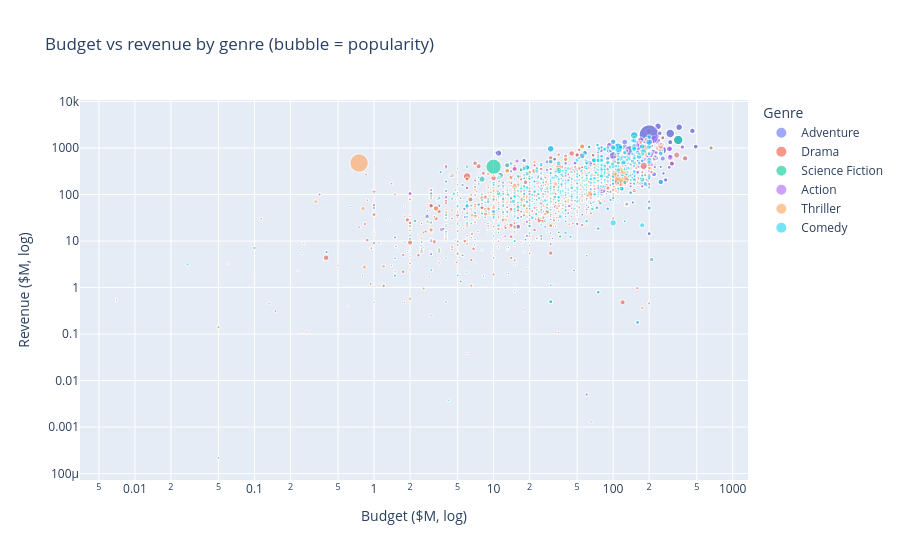

Notebook source saved alongside this figure:
### Markdown cell above
## C2. Budget vs revenue by genre, sized by popularity (interactive)

### Code cell
top_genres = movie_genre["genre_name"].value_counts().head(6).index
plot_df = movie_genre[movie_genre.genre_name.isin(top_genres)].dropna(subset=["budget_m", "revenue_m"])
fig = px.scatter(plot_df, x="budget_m", y="revenue_m", color="genre_name", size="popularity",
                 hover_name="title", log_x=True, log_y=True, opacity=.6,
                 labels={"budget_m": "Budget ($M, log)", "revenue_m": "Revenue ($M, log)", "genre_name": "Genre"},
                 title="Budget vs revenue by genre (bubble = popularity)")
fig.show()

### Figure 1 — Plotly figure (JSON) as saved in the notebook; plotly's stock layout.template omitted (floating-point values rounded to 4 significant figures; data arrays with more than 128 entries replaced by an {"elided": "..."} marker saying what was removed)
{"data": [{"hovertemplate": "<b>%{hovertext}</b><br><br>Genre=Adventure<br>Budget ($M, log)=%{x}<br>Revenue ($M, log)=%{y}<br>popularity=%{marker.size}<extra></extra>", "hovertext": {"elided": "655 str values"}, "legendgroup": "Adventure", "marker": {"color": "#636efa", "opacity": 0.6, "size": {"elided": "655 float values"}, "sizemode": "area", "sizeref": 1.096, "symbol": "circle"}, "mode": "markers", "name": "Adventure", "showlegend": true, "type": "scattergl", "x": {"elided": "655 float values"}, "xaxis": "x", "y": {"elided": "655 float values"}, "yaxis": "y"}, {"hovertemplate": "<b>%{hovertext}</b><br><br>Genre=Drama<br>Budget ($M, log)=%{x}<br>Revenue ($M, log)=%{y}<br>popularity=%{marker.size}<extra></extra>", "hovertext": {"elided": "870 str values"}, "legendgroup": "Drama", "marker": {"color": "#EF553B", "opacity": 0.6, "size": {"elided": "870 float values"}, "sizemode": "area", "sizeref": 1.096, "symbol": "circle"}, "mode": "markers", "name": "Drama", "showlegend": true, "type": "scattergl", "x": {"elided": "870 float values"}, "xaxis": "x", "y": {"elided": "870 float values"}, "yaxis": "y"}, {"hovertemplate": "<b>%{hovertext}</b><br><br>Genre=Science Fiction<br>Budget ($M, log)=%{x}<br>Revenue ($M, log)=%{y}<br>popularity=%{marker.size}<extra></extra>", "hovertext": {"elided": "446 str values"}, "legendgroup": "Science Fiction", "marker": {"color": "#00cc96", "opacity": 0.6, "size": {"elided": "446 float values"}, "sizemode": "area", "sizeref": 1.096, "symbol": "circle"}, "mode": "markers", "name": "Science Fiction", "showlegend": true, "type": "scattergl", "x": {"elided": "446 float values"}, "xaxis": "x", "y": {"elided": "446 float values"}, "yaxis": "y"}, {"hovertemplate": "<b>%{hovertext}</b><br><br>Genre=Action<br>Budget ($M, log)=%{x}<br>Revenue ($M, log)=%{y}<br>popularity=%{marker.size}<extra></extra>", "hovertext": {"elided": "784 str values"}, "legendgroup": "Action", "marker": {"color": "#ab63fa", "opacity": 0.6, "size": {"elided": "784 float values"}, "sizemode": "area", "sizeref": 1.096, "symbol": "circle"}, "mode": "markers", "name": "Action", "showlegend": true, "type": "scattergl", "x": {"elided": "784 float values"}, "xaxis": "x", "y": {"elided": "784 float values"}, "yaxis": "y"}, {"hovertemplate": "<b>%{hovertext}</b><br><br>Genre=Thriller<br>Budget ($M, log)=%{x}<br>Revenue ($M, log)=%{y}<br>popularity=%{marker.size}<extra></extra>", "hovertext": {"elided": "635 str values"}, "legendgroup": "Thriller", "marker": {"color": "#FFA15A", "opacity": 0.6, "size": {"elided": "635 float values"}, "sizemode": "area", "sizeref": 1.096, "symbol": "circle"}, "mode": "markers", "name": "Thriller", "showlegend": true, "type": "scattergl", "x": {"elided": "635 float values"}, "xaxis": "x", "y": {"elided": "635 float values"}, "yaxis": "y"}, {"hovertemplate": "<b>%{hovertext}</b><br><br>Genre=Comedy<br>Budget ($M, log)=%{x}<br>Revenue ($M, log)=%{y}<br>popularity=%{marker.size}<extra></extra>", "hovertext": {"elided": "721 str values"}, "legendgroup": "Comedy", "marker": {"color": "#19d3f3", "opacity": 0.6, "size": {"elided": "721 float values"}, "sizemode": "area", "sizeref": 1.096, "symbol": "circle"}, "mode": "markers", "name": "Comedy", "showlegend": true, "type": "scattergl", "x": {"elided": "721 float values"}, "xaxis": "x", "y": {"elided": "721 float values"}, "yaxis": "y"}], "layout": {"legend": {"itemsizing": "constant", "title": {"text": "Genre"}, "tracegroupgap": 0}, "title": {"text": "Budget vs revenue by genre (bubble = popularity)"}, "xaxis": {"anchor": "y", "domain": [0.0, 1.0], "title": {"text": "Budget ($M, log)"}, "type": "log"}, "yaxis": {"anchor": "x", "domain": [0.0, 1.0], "title": {"text": "Revenue ($M, log)"}, "type": "log"}}}
